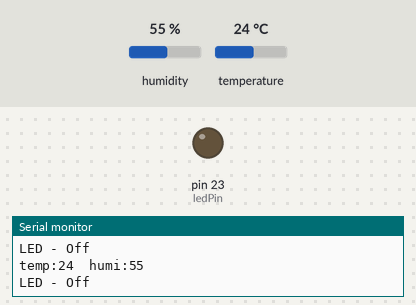
The sketch below on a simulated Arduino Mega 2560, built with avr-gcc and run on an emulated ATmega2560. Parts: output pins drawn as LEDs (lit = HIGH), the last lines printed to the serial monitor. Inputs (shaded band) come from the test bench; at power-on: temperature 24 °C, humidity 55 %.

Above: at 1.8 s.
1.9 s: temperature set to 28 °C
3.4 s: temperature set to 31 °C
At 4.6 s:
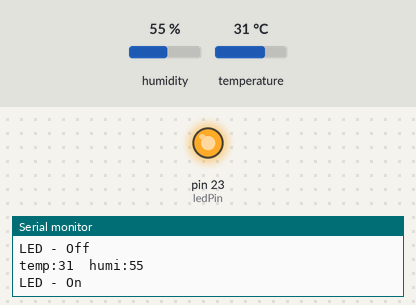
5.6 s: temperature set to 12 °C
At 6.8 s:
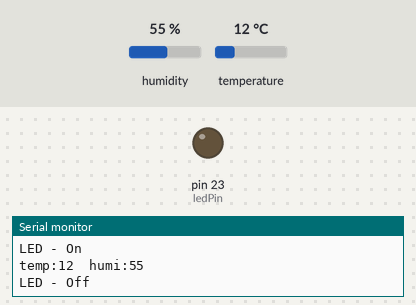
7.6 s: temperature set to 33 °C
At 9.0 s:
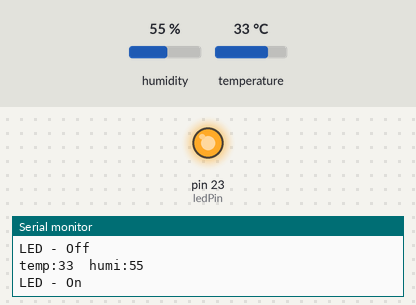
Timing chart, 0 to 10.6 s (numbered marks = the images above; inputs shaded):
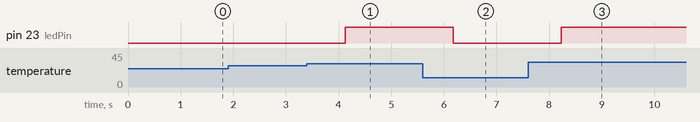

Measured:
- the behaviour switches between 29 and 30 °C on temperature (found by bisection; images 0 and 1)
- after the input at 3.4 s, pin 23 (ledPin): LOW → HIGH after 0.73 s
- after the input at 5.6 s, pin 23 (ledPin): HIGH → LOW after 0.58 s
- after the input at 7.6 s, pin 23 (ledPin): LOW → HIGH after 0.63 s

The sketch:

readDHT11.ino
```cpp
/*
Tremain Mannion
31/10/2023
DHT11 code to read temperature and humidity and display it to the serial monitor.
Temperature controls LED if temperature is above a certain degree.
 */

#include <DFRobot_DHT11.h>
DFRobot_DHT11 DHT;
#define DHT11_PIN 4
const int ledPin = 23;

void setup(){
  Serial.begin(115200);
  pinMode(ledPin, OUTPUT);
}

void loop(){
  DHT.read(DHT11_PIN);
  Serial.print("temp:");
  Serial.print(DHT.temperature);
  Serial.print("  humi:");
  Serial.println(DHT.humidity);

  if(DHT.temperature > 29)
  {
    digitalWrite(ledPin, HIGH);
    Serial.println("LED - On");
  }
  else
  {
    digitalWrite(ledPin, LOW);
    Serial.println("LED - Off");
  }
  delay(1000);
}
```
